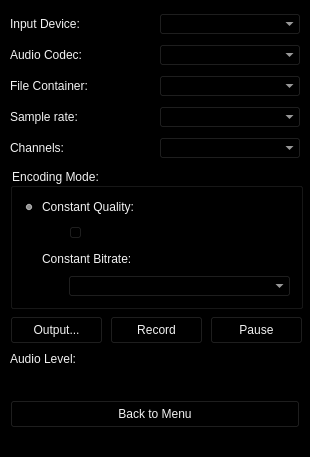
<?xml version="1.0" encoding="UTF-8"?>
<ui version="4.0">
 <class>Recorder</class>
 <widget class="QMainWindow" name="Recorder">
  <property name="geometry">
   <rect>
    <x>0</x>
    <y>0</y>
    <width>310</width>
    <height>457</height>
   </rect>
  </property>
  <property name="minimumSize">
   <size>
    <width>310</width>
    <height>457</height>
   </size>
  </property>
  <property name="maximumSize">
   <size>
    <width>310</width>
    <height>457</height>
   </size>
  </property>
  <property name="windowTitle">
   <string>Voice Recorder</string>
  </property>
  <property name="windowIcon">
   <iconset resource="images.qrc">
    <normaloff>:/icons/images/recording.png</normaloff>:/icons/images/recording.png</iconset>
  </property>
  <property name="styleSheet">
   <string notr="true">* {
	background: #000;
	color: #f2f2f2;
}</string>
  </property>
  <widget class="QWidget" name="centralwidget">
   <widget class="QGroupBox" name="groupBox">
    <property name="geometry">
     <rect>
      <x>10</x>
      <y>168</y>
      <width>293</width>
      <height>141</height>
     </rect>
    </property>
    <property name="title">
     <string>Encoding Mode:</string>
    </property>
    <layout class="QGridLayout" name="gridLayout_3">
     <item row="0" column="0" colspan="2">
      <widget class="QRadioButton" name="constantQualityRadioButton">
       <property name="text">
        <string>Constant Quality:</string>
       </property>
       <property name="checked">
        <bool>true</bool>
       </property>
      </widget>
     </item>
     <item row="1" column="0">
      <spacer name="horizontalSpacer">
       <property name="orientation">
        <enum>Qt::Horizontal</enum>
       </property>
       <property name="sizeType">
        <enum>QSizePolicy::Fixed</enum>
       </property>
       <property name="sizeHint" stdset="0">
        <size>
         <width>40</width>
         <height>20</height>
        </size>
       </property>
      </spacer>
     </item>
     <item row="1" column="1">
      <widget class="QSlider" name="qualitySlider">
       <property name="orientation">
        <enum>Qt::Horizontal</enum>
       </property>
      </widget>
     </item>
     <item row="2" column="0" colspan="2">
      <widget class="QRadioButton" name="constantBitrateRadioButton">
       <property name="text">
        <string>Constant Bitrate:</string>
       </property>
      </widget>
     </item>
     <item row="3" column="0">
      <spacer name="horizontalSpacer_2">
       <property name="orientation">
        <enum>Qt::Horizontal</enum>
       </property>
       <property name="sizeType">
        <enum>QSizePolicy::Fixed</enum>
       </property>
       <property name="sizeHint" stdset="0">
        <size>
         <width>40</width>
         <height>20</height>
        </size>
       </property>
      </spacer>
     </item>
     <item row="3" column="1">
      <widget class="QComboBox" name="bitrateBox">
       <property name="enabled">
        <bool>false</bool>
       </property>
      </widget>
     </item>
    </layout>
   </widget>
   <widget class="QPushButton" name="recordButton">
    <property name="geometry">
     <rect>
      <x>110</x>
      <y>316</y>
      <width>93</width>
      <height>28</height>
     </rect>
    </property>
    <property name="text">
     <string>Record</string>
    </property>
   </widget>
   <widget class="QPushButton" name="outputButton">
    <property name="geometry">
     <rect>
      <x>10</x>
      <y>316</y>
      <width>93</width>
      <height>28</height>
     </rect>
    </property>
    <property name="text">
     <string>Output...</string>
    </property>
   </widget>
   <widget class="QPushButton" name="pauseButton">
    <property name="enabled">
     <bool>false</bool>
    </property>
    <property name="geometry">
     <rect>
      <x>210</x>
      <y>316</y>
      <width>93</width>
      <height>28</height>
     </rect>
    </property>
    <property name="text">
     <string>Pause</string>
    </property>
   </widget>
   <widget class="QLabel" name="levelLabel">
    <property name="geometry">
     <rect>
      <x>10</x>
      <y>351</y>
      <width>93</width>
      <height>16</height>
     </rect>
    </property>
    <property name="text">
     <string>Audio Level:</string>
    </property>
   </widget>
   <widget class="QWidget" name="layoutWidget_2">
    <property name="geometry">
     <rect>
      <x>10</x>
      <y>10</y>
      <width>291</width>
      <height>152</height>
     </rect>
    </property>
    <layout class="QGridLayout" name="gridLayout_4">
     <item row="3" column="0">
      <widget class="QLabel" name="label_6">
       <property name="text">
        <string>Sample rate:</string>
       </property>
      </widget>
     </item>
     <item row="0" column="1">
      <widget class="QComboBox" name="audioDeviceBox"/>
     </item>
     <item row="1" column="0">
      <widget class="QLabel" name="label_7">
       <property name="text">
        <string>Audio Codec:</string>
       </property>
      </widget>
     </item>
     <item row="0" column="0">
      <widget class="QLabel" name="label_8">
       <property name="text">
        <string>Input Device:</string>
       </property>
      </widget>
     </item>
     <item row="2" column="0">
      <widget class="QLabel" name="label_9">
       <property name="text">
        <string>File Container:</string>
       </property>
      </widget>
     </item>
     <item row="2" column="1">
      <widget class="QComboBox" name="containerBox"/>
     </item>
     <item row="3" column="1">
      <widget class="QComboBox" name="sampleRateBox"/>
     </item>
     <item row="1" column="1">
      <widget class="QComboBox" name="audioCodecBox"/>
     </item>
     <item row="4" column="0">
      <widget class="QLabel" name="label_10">
       <property name="text">
        <string>Channels:</string>
       </property>
      </widget>
     </item>
     <item row="4" column="1">
      <widget class="QComboBox" name="channelsBox"/>
     </item>
    </layout>
   </widget>
   <widget class="QWidget" name="layoutWidget">
    <property name="geometry">
     <rect>
      <x>110</x>
      <y>350</y>
      <width>191</width>
      <height>20</height>
     </rect>
    </property>
    <layout class="QVBoxLayout" name="levelsLayout"/>
   </widget>
   <widget class="QPushButton" name="pushButtonBack">
    <property name="geometry">
     <rect>
      <x>10</x>
      <y>400</y>
      <width>290</width>
      <height>28</height>
     </rect>
    </property>
    <property name="text">
     <string>Back to Menu</string>
    </property>
   </widget>
  </widget>
  <widget class="QStatusBar" name="statusBar"/>
 </widget>
 <resources>
  <include location="images.qrc"/>
 </resources>
 <connections/>
</ui>
